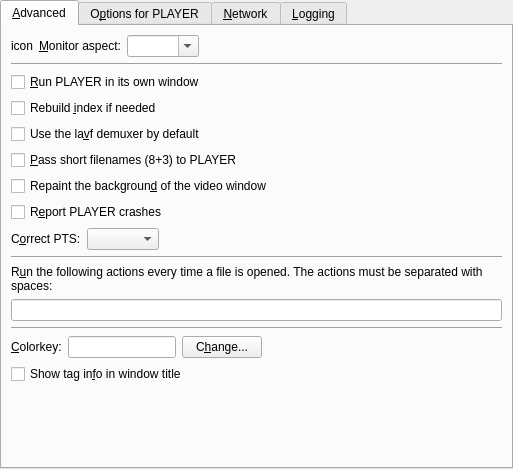
<?xml version="1.0" encoding="UTF-8"?>
<ui version="4.0">
 <class>Gui::Pref::TAdvanced</class>
 <widget class="QWidget" name="Gui::Pref::TAdvanced">
  <property name="geometry">
   <rect>
    <x>0</x>
    <y>0</y>
    <width>513</width>
    <height>469</height>
   </rect>
  </property>
  <layout class="QVBoxLayout">
   <property name="margin">
    <number>0</number>
   </property>
   <item>
    <widget class="QTabWidget" name="advanced_tab">
     <property name="currentIndex">
      <number>0</number>
     </property>
     <widget class="QWidget" name="tab1">
      <attribute name="title">
       <string>&amp;Advanced</string>
      </attribute>
      <layout class="QVBoxLayout">
       <item>
        <layout class="QHBoxLayout">
         <property name="spacing">
          <number>6</number>
         </property>
         <property name="margin">
          <number>0</number>
         </property>
         <item>
          <widget class="QLabel" name="monitor_aspect_icon">
           <property name="text">
            <string notr="true">icon</string>
           </property>
           <property name="wordWrap">
            <bool>false</bool>
           </property>
          </widget>
         </item>
         <item>
          <widget class="QLabel" name="textLabel1_8">
           <property name="text">
            <string>&amp;Monitor aspect:</string>
           </property>
           <property name="wordWrap">
            <bool>false</bool>
           </property>
           <property name="buddy">
            <cstring>monitoraspect_combo</cstring>
           </property>
          </widget>
         </item>
         <item>
          <widget class="Gui::Pref::TComboBox" name="monitoraspect_combo">
           <property name="sizePolicy">
            <sizepolicy hsizetype="Preferred" vsizetype="Fixed">
             <horstretch>0</horstretch>
             <verstretch>0</verstretch>
            </sizepolicy>
           </property>
           <property name="editable">
            <bool>true</bool>
           </property>
          </widget>
         </item>
         <item>
          <spacer>
           <property name="orientation">
            <enum>Qt::Horizontal</enum>
           </property>
           <property name="sizeType">
            <enum>QSizePolicy::Expanding</enum>
           </property>
           <property name="sizeHint" stdset="0">
            <size>
             <width>190</width>
             <height>21</height>
            </size>
           </property>
          </spacer>
         </item>
        </layout>
       </item>
       <item>
        <widget class="Line" name="line_2">
         <property name="sizePolicy">
          <sizepolicy hsizetype="Expanding" vsizetype="Fixed">
           <horstretch>0</horstretch>
           <verstretch>0</verstretch>
          </sizepolicy>
         </property>
         <property name="orientation">
          <enum>Qt::Horizontal</enum>
         </property>
        </widget>
       </item>
       <item>
        <widget class="QCheckBox" name="mplayer_use_window_check">
         <property name="text">
          <string notr="true">&amp;Run PLAYER in its own window</string>
         </property>
        </widget>
       </item>
       <item>
        <widget class="QCheckBox" name="idx_check">
         <property name="text">
          <string>Rebuild &amp;index if needed</string>
         </property>
        </widget>
       </item>
       <item>
        <widget class="QCheckBox" name="lavf_demuxer_check">
         <property name="text">
          <string>Use the la&amp;vf demuxer by default</string>
         </property>
        </widget>
       </item>
       <item>
        <widget class="QCheckBox" name="shortnames_check">
         <property name="text">
          <string notr="true">&amp;Pass short filenames (8+3) to PLAYER</string>
         </property>
        </widget>
       </item>
       <item>
        <widget class="QCheckBox" name="repaint_video_background_check">
         <property name="text">
          <string>Repaint the backgroun&amp;d of the video window</string>
         </property>
        </widget>
       </item>
       <item>
        <widget class="QCheckBox" name="mplayer_crashes_check">
         <property name="text">
          <string notr="true">R&amp;eport PLAYER crashes</string>
         </property>
        </widget>
       </item>
       <item>
        <layout class="QHBoxLayout">
         <item>
          <widget class="QLabel" name="label_8">
           <property name="text">
            <string>C&amp;orrect PTS:</string>
           </property>
           <property name="buddy">
            <cstring>correct_pts_combo</cstring>
           </property>
          </widget>
         </item>
         <item>
          <widget class="Gui::Pref::TTristateCombo" name="correct_pts_combo"/>
         </item>
         <item>
          <spacer>
           <property name="orientation">
            <enum>Qt::Horizontal</enum>
           </property>
           <property name="sizeHint" stdset="0">
            <size>
             <width>40</width>
             <height>20</height>
            </size>
           </property>
          </spacer>
         </item>
        </layout>
       </item>
       <item>
        <widget class="Line" name="line_3">
         <property name="sizePolicy">
          <sizepolicy hsizetype="Expanding" vsizetype="Fixed">
           <horstretch>0</horstretch>
           <verstretch>0</verstretch>
          </sizepolicy>
         </property>
         <property name="orientation">
          <enum>Qt::Horizontal</enum>
         </property>
        </widget>
       </item>
       <item>
        <widget class="QLabel" name="label_7">
         <property name="text">
          <string>R&amp;un the following actions every time a file is opened. The actions must be separated with spaces:</string>
         </property>
         <property name="wordWrap">
          <bool>true</bool>
         </property>
         <property name="buddy">
          <cstring>actions_to_run_edit</cstring>
         </property>
        </widget>
       </item>
       <item>
        <widget class="QLineEdit" name="actions_to_run_edit"/>
       </item>
       <item>
        <widget class="Line" name="line">
         <property name="sizePolicy">
          <sizepolicy hsizetype="Expanding" vsizetype="Fixed">
           <horstretch>0</horstretch>
           <verstretch>0</verstretch>
          </sizepolicy>
         </property>
         <property name="orientation">
          <enum>Qt::Horizontal</enum>
         </property>
        </widget>
       </item>
       <item>
        <layout class="QHBoxLayout">
         <property name="spacing">
          <number>6</number>
         </property>
         <property name="margin">
          <number>0</number>
         </property>
         <item>
          <widget class="QLabel" name="colorkey_label">
           <property name="text">
            <string>&amp;Colorkey:</string>
           </property>
           <property name="wordWrap">
            <bool>false</bool>
           </property>
           <property name="buddy">
            <cstring>colorkey_view</cstring>
           </property>
          </widget>
         </item>
         <item>
          <widget class="QLineEdit" name="colorkey_view">
           <property name="sizePolicy">
            <sizepolicy hsizetype="Minimum" vsizetype="Fixed">
             <horstretch>0</horstretch>
             <verstretch>0</verstretch>
            </sizepolicy>
           </property>
          </widget>
         </item>
         <item>
          <widget class="QPushButton" name="changeButton">
           <property name="text">
            <string>C&amp;hange...</string>
           </property>
          </widget>
         </item>
         <item>
          <spacer>
           <property name="orientation">
            <enum>Qt::Horizontal</enum>
           </property>
           <property name="sizeType">
            <enum>QSizePolicy::Expanding</enum>
           </property>
           <property name="sizeHint" stdset="0">
            <size>
             <width>131</width>
             <height>21</height>
            </size>
           </property>
          </spacer>
         </item>
        </layout>
       </item>
       <item>
        <widget class="QCheckBox" name="show_tag_in_title_check">
         <property name="text">
          <string>Show tag in&amp;fo in window title</string>
         </property>
        </widget>
       </item>
       <item>
        <spacer>
         <property name="orientation">
          <enum>Qt::Vertical</enum>
         </property>
         <property name="sizeType">
          <enum>QSizePolicy::Expanding</enum>
         </property>
         <property name="sizeHint" stdset="0">
          <size>
           <width>20</width>
           <height>10</height>
          </size>
         </property>
        </spacer>
       </item>
      </layout>
     </widget>
     <widget class="QWidget" name="tab2">
      <attribute name="title">
       <string notr="true">O&amp;ptions for PLAYER</string>
      </attribute>
      <layout class="QVBoxLayout">
       <property name="spacing">
        <number>6</number>
       </property>
       <property name="margin">
        <number>9</number>
       </property>
       <item>
        <widget class="QLabel" name="options_info_label">
         <property name="text">
          <string notr="true">Here you can pass extra options to PLAYER.
Write them separated by spaces.
Example: -flip -nosound</string>
         </property>
         <property name="alignment">
          <set>Qt::AlignVCenter</set>
         </property>
         <property name="wordWrap">
          <bool>false</bool>
         </property>
        </widget>
       </item>
       <item>
        <layout class="QHBoxLayout">
         <property name="spacing">
          <number>6</number>
         </property>
         <property name="margin">
          <number>0</number>
         </property>
         <item>
          <widget class="QLabel" name="textLabel1_3">
           <property name="text">
            <string>&amp;Options:</string>
           </property>
           <property name="wordWrap">
            <bool>false</bool>
           </property>
           <property name="buddy">
            <cstring>mplayer_args_edit</cstring>
           </property>
          </widget>
         </item>
         <item>
          <widget class="QLineEdit" name="mplayer_args_edit"/>
         </item>
        </layout>
       </item>
       <item>
        <widget class="Line" name="line2">
         <property name="sizePolicy">
          <sizepolicy hsizetype="Expanding" vsizetype="Fixed">
           <horstretch>0</horstretch>
           <verstretch>0</verstretch>
          </sizepolicy>
         </property>
         <property name="frameShape">
          <enum>QFrame::HLine</enum>
         </property>
         <property name="frameShadow">
          <enum>QFrame::Sunken</enum>
         </property>
         <property name="orientation">
          <enum>Qt::Horizontal</enum>
         </property>
        </widget>
       </item>
       <item>
        <widget class="QLabel" name="textLabel4_2">
         <property name="text">
          <string>You can also pass additional video filters.
Separate them with &quot;,&quot;. Do not use spaces!
Example: scale=512:-2,mirror</string>
         </property>
         <property name="alignment">
          <set>Qt::AlignVCenter</set>
         </property>
         <property name="wordWrap">
          <bool>false</bool>
         </property>
        </widget>
       </item>
       <item>
        <layout class="QHBoxLayout">
         <property name="spacing">
          <number>6</number>
         </property>
         <property name="margin">
          <number>0</number>
         </property>
         <item>
          <widget class="QLabel" name="textLabel2_3">
           <property name="text">
            <string>V&amp;ideo filters:</string>
           </property>
           <property name="wordWrap">
            <bool>false</bool>
           </property>
           <property name="buddy">
            <cstring>mplayer_vfilters_edit</cstring>
           </property>
          </widget>
         </item>
         <item>
          <widget class="QLineEdit" name="mplayer_vfilters_edit"/>
         </item>
        </layout>
       </item>
       <item>
        <widget class="Line" name="line3">
         <property name="sizePolicy">
          <sizepolicy hsizetype="Expanding" vsizetype="Fixed">
           <horstretch>0</horstretch>
           <verstretch>0</verstretch>
          </sizepolicy>
         </property>
         <property name="frameShape">
          <enum>QFrame::HLine</enum>
         </property>
         <property name="frameShadow">
          <enum>QFrame::Sunken</enum>
         </property>
         <property name="orientation">
          <enum>Qt::Horizontal</enum>
         </property>
        </widget>
       </item>
       <item>
        <widget class="QLabel" name="textLabel5_2">
         <property name="text">
          <string>And finally audio filters. Same rule as for video filters.
Example: extrastereo,karaoke</string>
         </property>
         <property name="alignment">
          <set>Qt::AlignVCenter</set>
         </property>
         <property name="wordWrap">
          <bool>false</bool>
         </property>
        </widget>
       </item>
       <item>
        <layout class="QHBoxLayout">
         <property name="spacing">
          <number>6</number>
         </property>
         <property name="margin">
          <number>0</number>
         </property>
         <item>
          <widget class="QLabel" name="textLabel3_3">
           <property name="text">
            <string>Audio &amp;filters:</string>
           </property>
           <property name="wordWrap">
            <bool>false</bool>
           </property>
           <property name="buddy">
            <cstring>mplayer_afilters_edit</cstring>
           </property>
          </widget>
         </item>
         <item>
          <widget class="QLineEdit" name="mplayer_afilters_edit"/>
         </item>
        </layout>
       </item>
       <item>
        <spacer>
         <property name="orientation">
          <enum>Qt::Vertical</enum>
         </property>
         <property name="sizeHint" stdset="0">
          <size>
           <width>20</width>
           <height>10</height>
          </size>
         </property>
        </spacer>
       </item>
      </layout>
     </widget>
     <widget class="QWidget" name="tab_proxy">
      <attribute name="title">
       <string>&amp;Network</string>
      </attribute>
      <layout class="QVBoxLayout">
       <item>
        <widget class="QGroupBox" name="internet_connection_groupbox">
         <property name="title">
          <string>Network Connection</string>
         </property>
         <layout class="QVBoxLayout">
          <property name="spacing">
           <number>6</number>
          </property>
          <property name="margin">
           <number>9</number>
          </property>
          <item>
           <widget class="QRadioButton" name="ipv4_button">
            <property name="text">
             <string>IPv&amp;4</string>
            </property>
           </widget>
          </item>
          <item>
           <widget class="QRadioButton" name="ipv6_button">
            <property name="text">
             <string>IPv&amp;6</string>
            </property>
           </widget>
          </item>
         </layout>
        </widget>
       </item>
       <item>
        <spacer>
         <property name="orientation">
          <enum>Qt::Vertical</enum>
         </property>
         <property name="sizeHint" stdset="0">
          <size>
           <width>20</width>
           <height>10</height>
          </size>
         </property>
        </spacer>
       </item>
      </layout>
     </widget>
     <widget class="QWidget" name="tab4">
      <attribute name="title">
       <string>&amp;Logging</string>
      </attribute>
      <layout class="QVBoxLayout" name="verticalLayout_3">
       <item>
        <widget class="QGroupBox" name="log_box">
         <property name="title">
          <string>Log options</string>
         </property>
         <layout class="QVBoxLayout" name="verticalLayout">
          <item alignment="Qt::AlignTop">
           <widget class="QCheckBox" name="log_enabled_check">
            <property name="text">
             <string>&amp;Enable logging</string>
            </property>
           </widget>
          </item>
          <item>
           <widget class="QGroupBox" name="log_enable_box">
            <property name="sizePolicy">
             <sizepolicy hsizetype="MinimumExpanding" vsizetype="MinimumExpanding">
              <horstretch>0</horstretch>
              <verstretch>0</verstretch>
             </sizepolicy>
            </property>
            <property name="title">
             <string notr="true"/>
            </property>
            <property name="flat">
             <bool>true</bool>
            </property>
            <widget class="QCheckBox" name="log_verbose_check">
             <property name="enabled">
              <bool>false</bool>
             </property>
             <property name="geometry">
              <rect>
               <x>10</x>
               <y>10</y>
               <width>439</width>
               <height>21</height>
              </rect>
             </property>
             <property name="sizePolicy">
              <sizepolicy hsizetype="Expanding" vsizetype="Fixed">
               <horstretch>0</horstretch>
               <verstretch>0</verstretch>
              </sizepolicy>
             </property>
             <property name="text">
              <string>&amp;Verbose</string>
             </property>
            </widget>
            <widget class="QCheckBox" name="log_file_check">
             <property name="enabled">
              <bool>false</bool>
             </property>
             <property name="geometry">
              <rect>
               <x>10</x>
               <y>40</y>
               <width>439</width>
               <height>21</height>
              </rect>
             </property>
             <property name="sizePolicy">
              <sizepolicy hsizetype="MinimumExpanding" vsizetype="Fixed">
               <horstretch>0</horstretch>
               <verstretch>0</verstretch>
              </sizepolicy>
             </property>
             <property name="text">
              <string>&amp;Save log to a file</string>
             </property>
            </widget>
            <widget class="QLabel" name="log_filter_label1">
             <property name="enabled">
              <bool>false</bool>
             </property>
             <property name="geometry">
              <rect>
               <x>10</x>
               <y>80</y>
               <width>439</width>
               <height>13</height>
              </rect>
             </property>
             <property name="sizePolicy">
              <sizepolicy hsizetype="Preferred" vsizetype="Fixed">
               <horstretch>0</horstretch>
               <verstretch>0</verstretch>
              </sizepolicy>
             </property>
             <property name="text">
              <string>&amp;Filter for log:</string>
             </property>
             <property name="wordWrap">
              <bool>false</bool>
             </property>
             <property name="buddy">
              <cstring>log_filter_edit</cstring>
             </property>
            </widget>
            <widget class="QLabel" name="log_filter_label2">
             <property name="enabled">
              <bool>false</bool>
             </property>
             <property name="geometry">
              <rect>
               <x>10</x>
               <y>100</y>
               <width>439</width>
               <height>13</height>
              </rect>
             </property>
             <property name="sizePolicy">
              <sizepolicy hsizetype="Preferred" vsizetype="Fixed">
               <horstretch>0</horstretch>
               <verstretch>0</verstretch>
              </sizepolicy>
             </property>
             <property name="text">
              <string>This option is mainly intended for debugging the application.</string>
             </property>
             <property name="wordWrap">
              <bool>false</bool>
             </property>
            </widget>
            <widget class="QLineEdit" name="log_filter_edit">
             <property name="enabled">
              <bool>false</bool>
             </property>
             <property name="geometry">
              <rect>
               <x>10</x>
               <y>120</y>
               <width>339</width>
               <height>22</height>
              </rect>
             </property>
             <property name="sizePolicy">
              <sizepolicy hsizetype="Expanding" vsizetype="Fixed">
               <horstretch>0</horstretch>
               <verstretch>0</verstretch>
              </sizepolicy>
             </property>
            </widget>
           </widget>
          </item>
          <item>
           <spacer name="verticalSpacer">
            <property name="orientation">
             <enum>Qt::Vertical</enum>
            </property>
            <property name="sizeHint" stdset="0">
             <size>
              <width>20</width>
              <height>40</height>
             </size>
            </property>
           </spacer>
          </item>
         </layout>
        </widget>
       </item>
      </layout>
     </widget>
    </widget>
   </item>
  </layout>
 </widget>
 <customwidgets>
  <customwidget>
   <class>Gui::Pref::TTristateCombo</class>
   <extends>QComboBox</extends>
   <header>gui/pref/tristatecombo.h</header>
  </customwidget>
  <customwidget>
   <class>Gui::Pref::TComboBox</class>
   <extends>QComboBox</extends>
   <header>gui/pref/combobox.h</header>
  </customwidget>
 </customwidgets>
 <tabstops>
  <tabstop>monitoraspect_combo</tabstop>
  <tabstop>mplayer_use_window_check</tabstop>
  <tabstop>idx_check</tabstop>
  <tabstop>lavf_demuxer_check</tabstop>
  <tabstop>shortnames_check</tabstop>
  <tabstop>repaint_video_background_check</tabstop>
  <tabstop>mplayer_crashes_check</tabstop>
  <tabstop>correct_pts_combo</tabstop>
  <tabstop>actions_to_run_edit</tabstop>
  <tabstop>colorkey_view</tabstop>
  <tabstop>changeButton</tabstop>
  <tabstop>show_tag_in_title_check</tabstop>
  <tabstop>mplayer_args_edit</tabstop>
  <tabstop>mplayer_vfilters_edit</tabstop>
  <tabstop>mplayer_afilters_edit</tabstop>
  <tabstop>ipv4_button</tabstop>
  <tabstop>ipv6_button</tabstop>
  <tabstop>log_enabled_check</tabstop>
 </tabstops>
 <resources/>
 <connections>
  <connection>
   <sender>log_enabled_check</sender>
   <signal>toggled(bool)</signal>
   <receiver>log_verbose_check</receiver>
   <slot>setEnabled(bool)</slot>
   <hints>
    <hint type="sourcelabel">
     <x>256</x>
     <y>65</y>
    </hint>
    <hint type="destinationlabel">
     <x>244</x>
     <y>100</y>
    </hint>
   </hints>
  </connection>
  <connection>
   <sender>log_enabled_check</sender>
   <signal>toggled(bool)</signal>
   <receiver>log_file_check</receiver>
   <slot>setEnabled(bool)</slot>
   <hints>
    <hint type="sourcelabel">
     <x>256</x>
     <y>65</y>
    </hint>
    <hint type="destinationlabel">
     <x>244</x>
     <y>130</y>
    </hint>
   </hints>
  </connection>
  <connection>
   <sender>log_enabled_check</sender>
   <signal>toggled(bool)</signal>
   <receiver>log_filter_edit</receiver>
   <slot>setEnabled(bool)</slot>
   <hints>
    <hint type="sourcelabel">
     <x>256</x>
     <y>65</y>
    </hint>
    <hint type="destinationlabel">
     <x>244</x>
     <y>210</y>
    </hint>
   </hints>
  </connection>
  <connection>
   <sender>log_enabled_check</sender>
   <signal>toggled(bool)</signal>
   <receiver>log_filter_label1</receiver>
   <slot>setEnabled(bool)</slot>
   <hints>
    <hint type="sourcelabel">
     <x>256</x>
     <y>65</y>
    </hint>
    <hint type="destinationlabel">
     <x>244</x>
     <y>166</y>
    </hint>
   </hints>
  </connection>
  <connection>
   <sender>log_enabled_check</sender>
   <signal>toggled(bool)</signal>
   <receiver>log_filter_label2</receiver>
   <slot>setEnabled(bool)</slot>
   <hints>
    <hint type="sourcelabel">
     <x>256</x>
     <y>65</y>
    </hint>
    <hint type="destinationlabel">
     <x>244</x>
     <y>186</y>
    </hint>
   </hints>
  </connection>
 </connections>
</ui>
